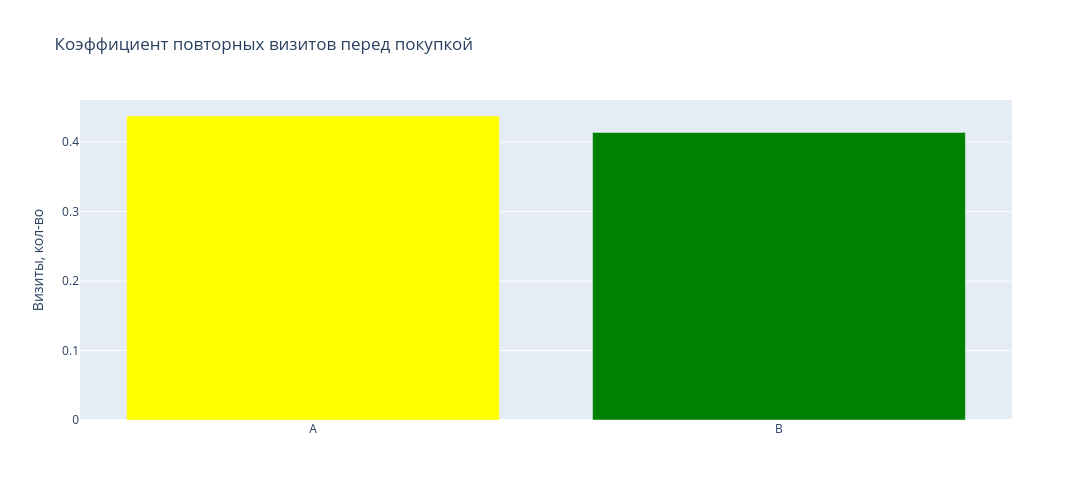

Notebook cell for this chart:
### Markdown cell above
На основании полученного `p-value`, равного `0.325`, можно сделать следующий вывод:

`p-value` (`0.325`) > α: Это означает, что у нас недостаточно статистических доказательств, чтобы отвергнуть нулевую гипотезу.

Существует вероятность в `32.5%` получить наблюдаемую разницу в конверсии между группами `A` и `B`, если на самом деле нулевая гипотеза `верна`. 

Мы `не можем отвергнуть` нулевую гипотезу. Другими словами, у нас недостаточно данных, чтобы подтвердить, что изменения, статистически значимы и не являются случайными колебаниями.

### Code cell
fig = go.Figure()

fig.add_trace(go.Bar(x=RR.index,
                     y=RR.values,
                     marker_color=['yellow', 'green']))

fig.update_layout(height=500, width=1200,
                  title_text="Коэффициент повторных визитов перед покупкой", showlegend=False)
fig.update_yaxes(title_text="Визиты, кол-во")

fig.show()

### Figure 1 — Plotly figure (JSON) as saved in the notebook; plotly's stock layout.template omitted (floating-point values rounded to 4 significant figures)
{"data": [{"marker": {"color": ["yellow", "green"]}, "type": "bar", "x": ["A", "B"], "y": [0.4375, 0.4138]}], "layout": {"height": 500, "showlegend": false, "title": {"text": "Коэффициент повторных визитов перед покупкой"}, "width": 1200, "yaxis": {"title": {"text": "Визиты, кол-во"}}}}
